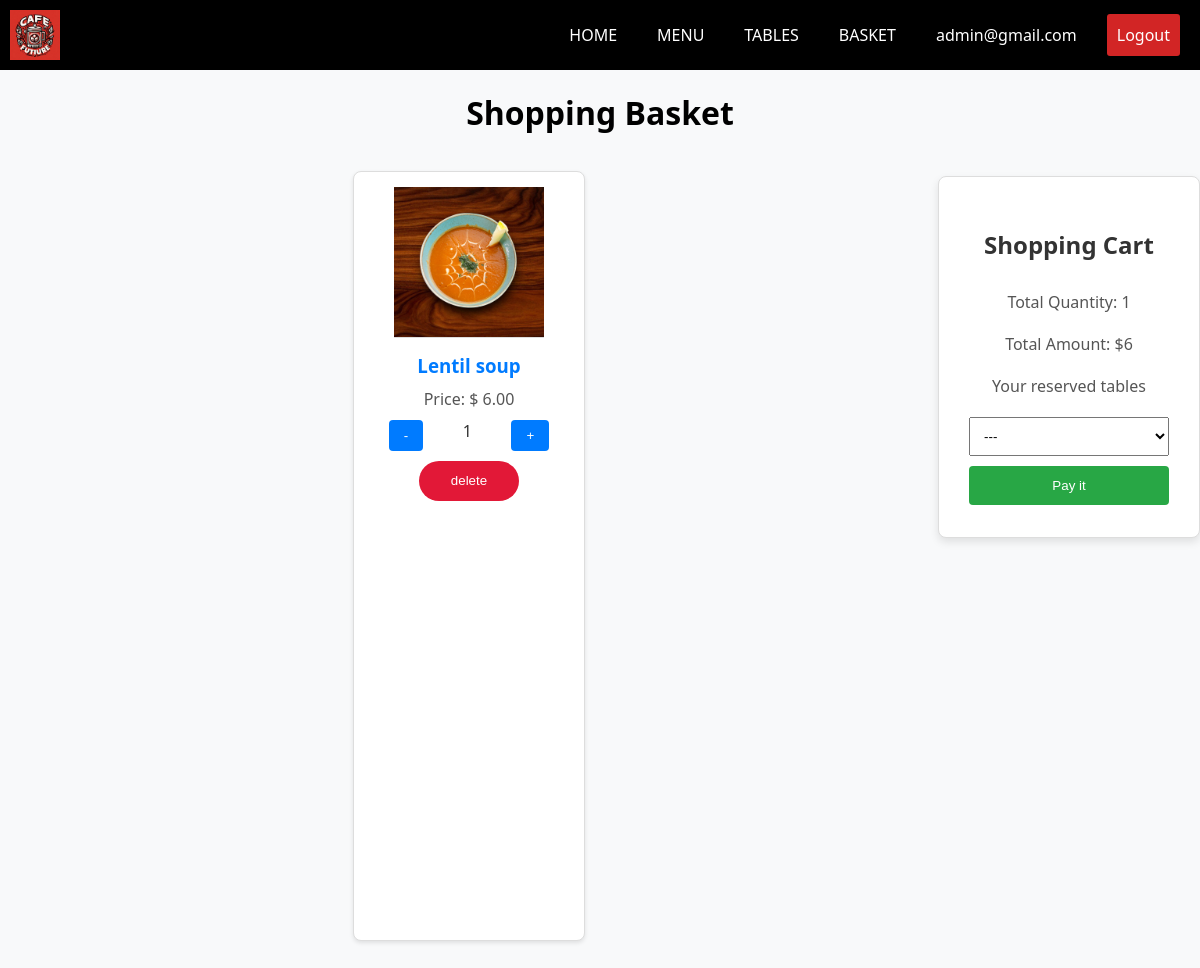
The app's page /client/basket/basket/ (signed in) with its own data.
### access_management/models.py (models this page shows, shortened)
class User(AbstractUser):
    email = models.EmailField(unique=True, max_length=100, verbose_name='Электронная почта')
    username = models.CharField(unique=True, max_length=100, verbose_name='Имя пользователя')
    first_name = models.CharField(max_length=100, verbose_name='Имя')
    last_name = models.CharField(max_length=100, verbose_name='Фамилия')
    password1 = models.CharField(max_length=30, verbose_name='Пароль1')
    password2 = models.CharField(max_length=30, verbose_name='Пароль2')
    class Meta:
        verbose_name = 'Пользователь'
        verbose_name_plural = 'Пользователи'

### basket/models.py (models this page shows, shortened)
class BasketFood(models.Model):
    food = models.ForeignKey(Food, on_delete=models.CASCADE, verbose_name='Еда')
    quantity = models.PositiveSmallIntegerField()
    amount = models.PositiveSmallIntegerField()
    basket = models.ForeignKey(BasketModel, on_delete=models.CASCADE, verbose_name='Корзинка')
    class Meta:
        verbose_name = 'Еда в корзинке'
        verbose_name_plural = 'Еда в корзинке'

### food/models.py (models this page shows, shortened)
class Food(models.Model):
    photo = models.ImageField(upload_to='food_photos', verbose_name='Фотография')
    name = models.TextField(max_length=255, verbose_name='Название')
    composition = models.TextField(verbose_name='Состав')
    price = models.DecimalField(max_digits=8, decimal_places=2, verbose_name='Цена')
    type_of_food = models.ForeignKey(FoodType, on_delete=models.CASCADE, verbose_name='Тип еды')
    class Meta:
        verbose_name = 'Еда'
        verbose_name_plural = 'Еда'

### basket/views.py (the view)
# urls.py: path('basket/', views.basketView, name='basket'),
def basketView(request):
    try:
        user_id = request.user.id
        if user_id is not None:
            user = User.objects.get(id=user_id)
            basket = BasketModel.objects.get(user=user)
            foods = BasketFood.objects.filter(basket=basket)
            reserved_tables = ReservedTable.objects.filter(user=user)
            total_quantity = 0
            total_amount = 0
            for food in foods:
                total_amount += food.amount
                total_quantity += food.quantity
            context = {"foods": foods, 'auth': user_id,
                       "total_quantity": total_quantity, "total_amount": total_amount, "basket": basket, "reserved_tables": reserved_tables}
            return render(request, 'basket/index.html', context)
    except Exception as error:
        return HttpResponseBadRequest(error)

### templates/basket/index.html (shortened to what this page needs)
{% load static %}
<!DOCTYPE html>
<html lang="en">
  <head>
    <link rel="stylesheet" href="{% static "css/main_layout.css" %}"> <link
    rel="stylesheet" href="{% static "css/basket.css" %}">
  </head>
  <body>
    {% include "layouts/header.html" %}
    <center><h1>Shopping Basket</h1></center>
    <main>
      <div id="product-list">
        {% for basket_food in foods %}
        <div class="product-card">
          <img
            src="{{ basket_food.food.photo.url }}"
            alt="{{ basket_food.food.name }}"
          />
          <h3>{{ basket_food.food.name }}</h3>
          <p id="price-{{ basket_food.id }}">
            Price: $ {{ basket_food.amount|floatformat:2 }}
          </p>
          <div class="quantity-buttons">
            <button
              type="button"
              data-change="-1"
              data-food-id="{{ basket_food.id }}"
            >
              -
            </button>
            <span id="quantity-{{ basket_food.id }}"
              >{{ basket_food.quantity }}</span
            >
            <button
              type="button"
              data-change="1"
              data-food-id="{{ basket_food.id }}"
            >
              +
            </button>
          </div>
          <button data-food-id="{{basket_food.id}}" class="delete-btn">delete</button>
        </div>
        {% endfor %}
      </div>
      <div class="form">
        <h2>Shopping Cart</h2>
        <p>
          Total Quantity: <span id="total_quantity">{{ total_quantity }}</span>
        </p>
        <p>Total Amount: $<span id="total_amount">{{ total_amount }}</span></p>
        <p>Your reserved tables</span></p>
        <select id='reserved_table'>
          <option value="---" selected>---</option>
      </select>
        <button
        data-email="{{request.user.email}}"
        id="send_button"
      >
        Pay it
      </button>
      </div>
    </main>
  </body>
</html>

### templates/layouts/header.html
<header class="main_page-header">
    <img src="http://127.0.0.1:8000/media/logo.jpeg" alt="" class="logotype" />
    <div class="main_page-header-menu">
      <a href="{% url "main" %}" class="main_page-header-menu-btn">HOME</a>
      <a href="{% url "catalog" %}" class="main_page-header-menu-btn">MENU</a>
      <a href="{% url "tables" %}" class="main_page-header-menu-btn">TABLES</a>
      {% if request.user.id %}
      <a href="{% url "basket" %}" class="main_page-header-menu-btn">BASKET</a>
      {% endif %}
      {% if request.user.id %}
      <a href="{% url "my_account" %}" class="main_page-header-menu-btn">{{request.user.email}}</a>
      <a href="{% url "logout" %}" class="main_page-header-menu-register-btn">Logout</a>
      {% else %}
      <a href="{% url "registration" %}" class="main_page-header-menu-register-btn">Registration</a>
      {% endif %}
    </div>
</header>

### static/css/main_layout.css (style rules this page uses)
body { margin: 0; padding: 0; box-sizing: border-box; }
.main_page-header { background-color: black; color: white; padding: 10px; display: flex; justify-content: space-between; align-items: center; }
.logotype { width: 50px; height: 50px; margin-right: 10px; }
.main_page-header-menu { display: flex; margin-left: auto; }
.main_page-header-menu-btn { background-color: black; color: white; border: none; padding: 10px; margin: 0 10px; cursor: pointer; border-radius: 3px; text-decoration: none; }
.main_page-header-menu-register-btn { background-color: #D22525; color: white; border: none; padding: 10px; margin: 0 10px; cursor: pointer; border-radius: 3px; text-decoration: none; }
main { min-height: 100vh; }

### static/css/basket.css (style rules this page uses)
body { font-family: 'Segoe UI', Tahoma, Geneva, Verdana, sans-serif; margin: 0; padding: 0; box-sizing: border-box; background-color: #f8f9fa; }
main { display: flex; max-width: 1200px; margin: 20px auto; }
#product-list { display: flex; flex-wrap: wrap; justify-content: space-around; flex-grow: 1; }
.product-card { border: 1px solid #ddd; padding: 15px; margin: 15px; width: 200px; text-align: center; position: relative; background-color: #ffffff; box-shadow: 0 2px 4px rgba(0, 0, 0, 0.1); color: #333; border-radius: 8px; }
.product-card img { max-width: 100%; height: 150px; object-fit: cover; border-bottom: 1px solid #ddd; }
.product-card h3 { margin: 10px 0; color: #007bff; }
.product-card p { margin: 5px 0; color: #555; }
.quantity-buttons { display: flex; justify-content: space-around; margin-top: 10px; }
.quantity-buttons button { padding: 8px 15px; cursor: pointer; border: none; background-color: #007bff; color: #fff; border-radius: 4px; }
.form { width: 200px; height: 300px; margin-top: 20px; padding: 30px; border: 1px solid #ddd; background-color: #fff; box-shadow: 0 4px 8px rgba(0, 0, 0, 0.1); border-radius: 8px; display: flex; flex-direction: column; justify-content: center; align-items: center; }
.form h2 { text-align: center; color: #333; }
.form p { margin: 10px 0; color: #555; }
.form button { padding: 12px 0; cursor: pointer; border: none; background-color: #28a745; color: #fff; border-radius: 4px; width: 200px; display: block; text-align: center; text-decoration: none; }
.delete-btn { width: 100px; background-color: #E21837; color: white; border: none; border-radius: 20px; height: 40px; margin-top: 10px; }
#reserved_table { width: 200px; padding: 10px; margin: 10px; }

### records on screen
User: user.email "admin@gmail.com"
BasketFood: food.photo (picture), food.name "Lentil soup", amount "6.00", quantity "1"

### other values on screen
{{ total_quantity }} "1"
{{ total_amount }} "6"
